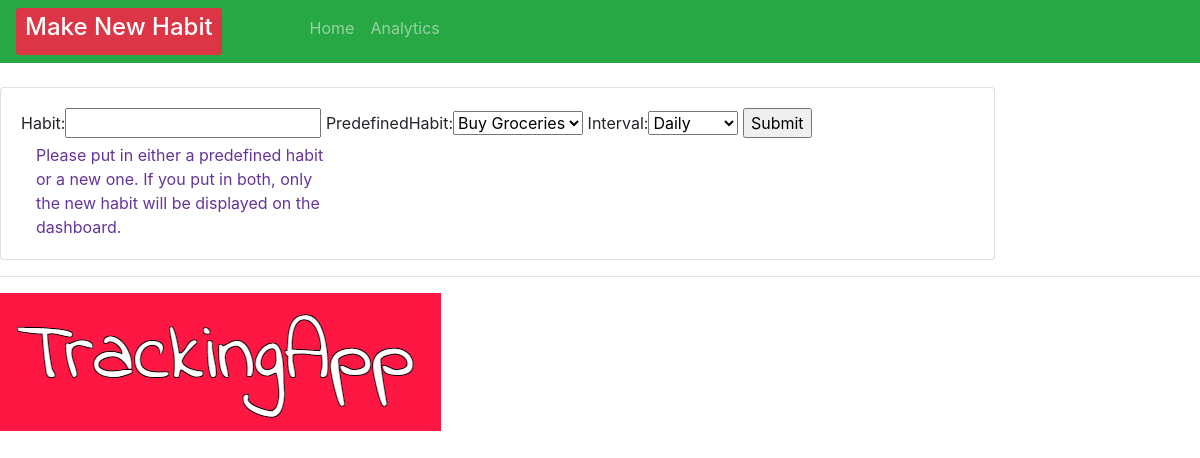
The app's page /update_habit/1, older data.
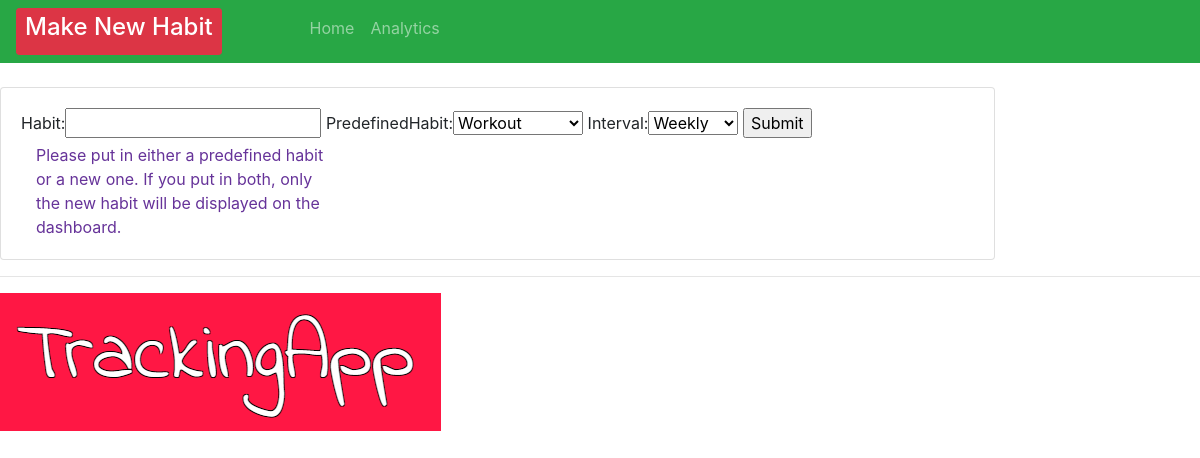
The same page, newer data.
### crm/models.py (models this page shows)
class Order(models.Model):
    INTERVAL = (
            ('Daily', 'Daily'),
            ('Weekly', 'Weekly' ),
            ('Biweekly', 'Biweekly'),
            ('Monthly', 'Monthly'),
            )
    HABIT = (
        ('Call Mum', 'Call Mum'),
        ('Workout', 'Workout'),
        ('Buy Groceries', 'Buy Groceries'),
        ('Study Maths', 'Study Maths'),
        ('Meditate', 'Meditate'),
    )
    habit = models.CharField(max_length=200, null=True, blank=True)
    predefinedHabit = models.CharField(max_length=200, null=True, choices=HABIT, blank=True)
    interval = models.CharField(max_length=400, null=True, choices=INTERVAL)
    checked = models.IntegerField(blank=True, default=0, null=True)
    strike = models.IntegerField(blank=True, default=0, null=True)
    created = models.DateTimeField(auto_now=True, auto_now_add=False, editable=False, null=True, blank=True)
    strikeList = models.ManyToManyField(Count)
    checkedList = models.ManyToManyField(Repeats)
    timeStamp = models.DateField(auto_now_add=True,  auto_now=False, blank=True)
    date_created = models.DateTimeField(auto_now=True, null=True, editable=False, blank=True)

### crm/views.py (the view)
# urls.py: path('update_habit/<str:pk>', views.updateHabit, name="update_habit"),
def updateHabit(request, pk):
    order = Order.objects.get(id=pk)
    form = OrderForm(instance=order)
    if request.method == 'POST' :
        form = OrderForm(request.POST, instance=order)
    if form.is_valid():
        form.save()
        return redirect('/')
    context = {'form': form}
    return render(request, 'habit/order_form.html', context)

### crm/forms.py
class OrderForm(ModelForm):
    class Meta:
        model = Order
        fields = ['habit', 'predefinedHabit', 'interval']

### crm/templates/habit/order_form.html (shortened to what this page needs)
{% extends 'habit/main.html' %}
{% load static %}
{% block content %}
<br>
<div class="row">
    <div class="col-md-10">
        <div class="card card-body">
            <form action="" method="POST">
                {{form}}
                <input type="submit" name="Submit">
               <div class="col-md-4" style="color: rebeccapurple;">Please put in either a predefined habit or a new one. If you put in both, only the new habit will be displayed on the dashboard.</div>
            </form>
        </div>
    </div>
</div>
{%endblock%}

Row changes from the older to the newer data that the page shows:
changed Order: predefinedHabit "Buy Groceries" → "Workout"; interval "Daily" → "Weekly"
